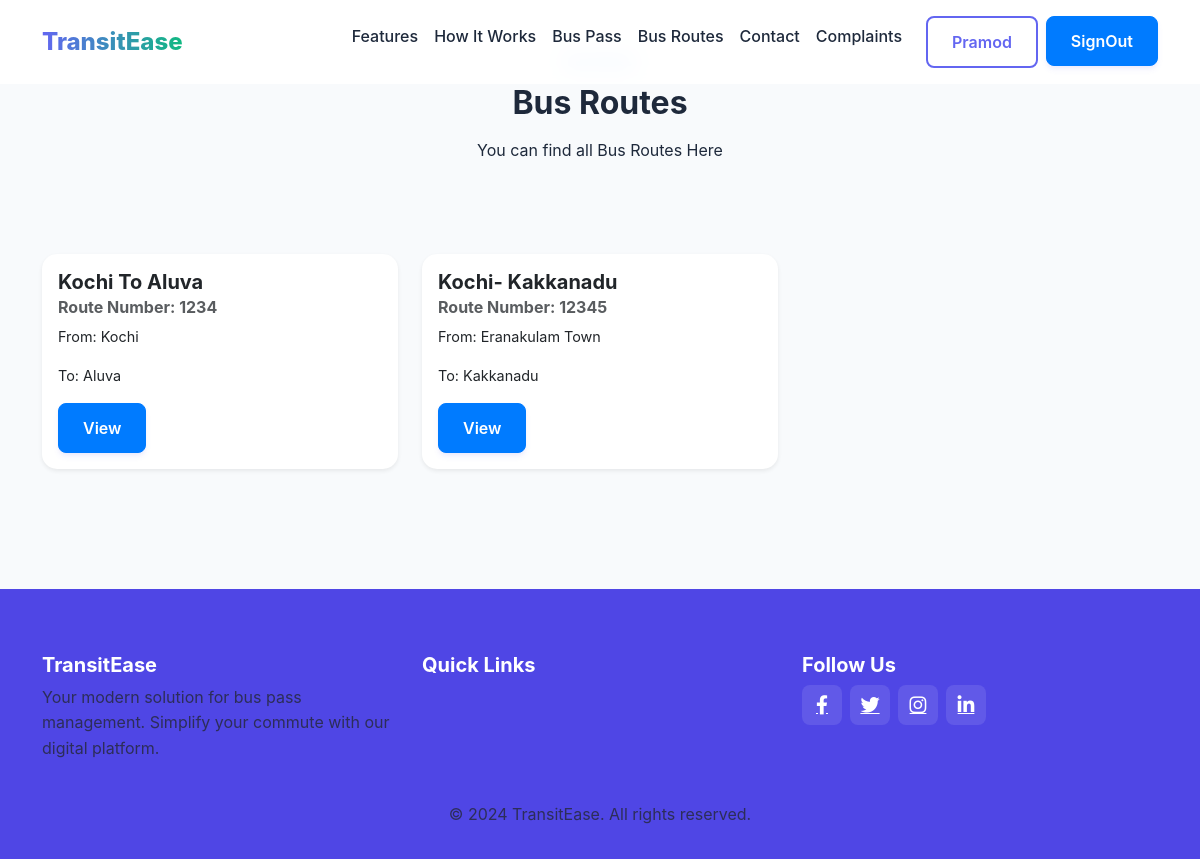
/bus_routes (signed in), run on an earlier commit of the app's database.
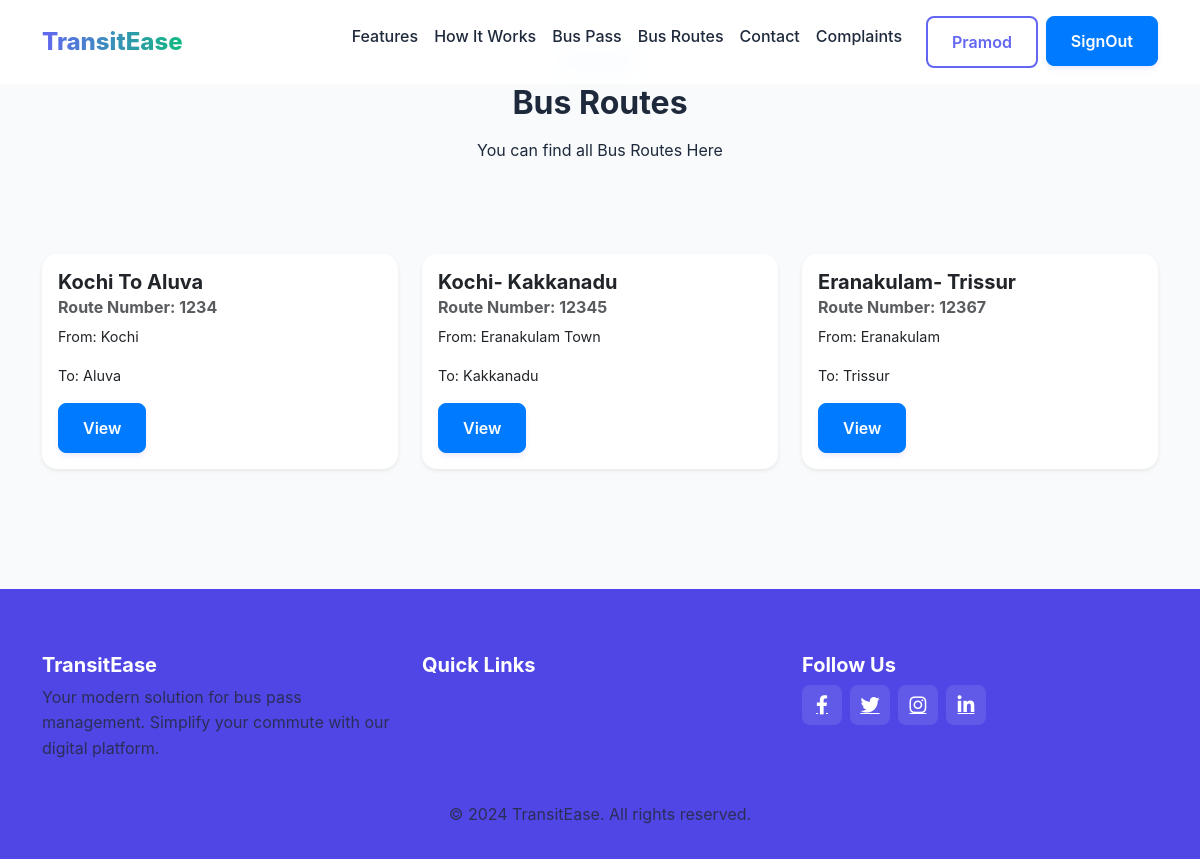
And on a later commit of the database.
### home/models.py (models this page shows, shortened)
class BusRoute(models.Model):
    route_name = models.CharField(max_length=100, unique=True)
    start_point = models.CharField(max_length=100)
    end_point = models.CharField(max_length=100)
    route_number = models.CharField(max_length=10, unique=True)
    class Meta:
        verbose_name = 'bus route'
        verbose_name_plural = 'bus routes'

### home/views.py (the view)
# urls.py: path("bus_routes",views.bus_routes,name="bus_routes"),
def bus_routes(request):
    routes = BusRoute.objects.all()
    context = {
        "routes":routes
    }
    return render(request,"bus_routes.html",context)

### templates/bus_routes.html (shortened to what this page needs)
{% extends 'index.html' %}
{% block content %}
<section id="features" class="py-5 py-lg-7">
    <div class="container">
        <div class="text-center mb-5">
            <span class="badge bg-primary-light text-primary px-3 py-2 mb-2">Bus Routes</span>
            <h2 class="fw-bold mb-3">Bus Routes</h2>
            <p class="text-gray mx-auto" style="max-width: 600px;">You can find all Bus Routes Here </p>
         <br>
        </div>
        <div class="row">
            {% for route in routes %}
            <div class="col-md-4 mb-4">
                <div class="card h-100 shadow-sm">
                    <div class="card-body">
                        <h5 class="card-title">{{ route.route_name }}</h5>
                        <h6 class="card-subtitle mb-2 text-muted">Route Number: {{ route.route_number }}</h6>
                        <p class="card-text">From: {{ route.start_point }}</p>
                        <p class="card-text">To: {{ route.end_point }}</p>
                        <a href="{% url 'route_detail_user' route.id %}" class="btn btn-primary">View</a>
                    </div>
                </div>
            </div>
            {% endfor %}
        </div>
    </div>
</section>
{% endblock %}

What changed in the data, as far as the page shows it:
added BusRoute: route_name "Eranakulam- Trissur", route_number "12367", start_point "Eranakulam", end_point "Trissur"
